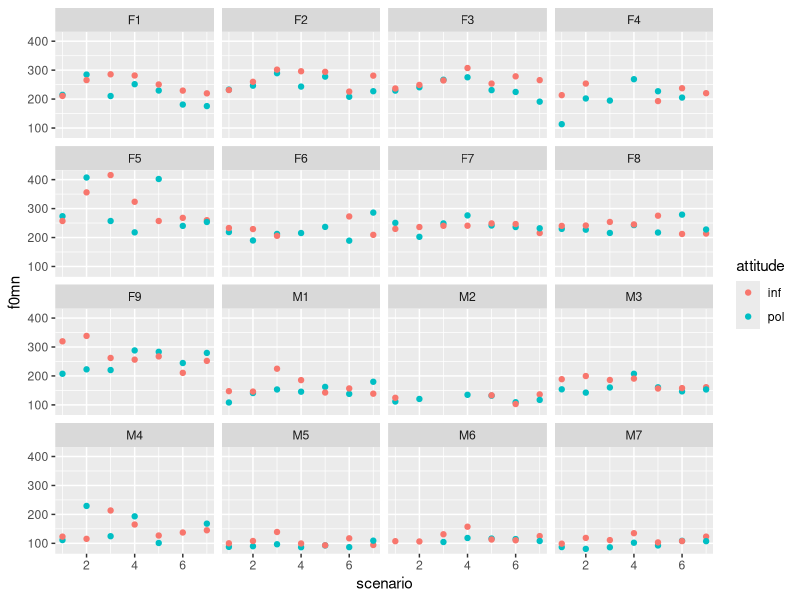

Reproduce this figure in R. (Note: this script raises an error after producing the figure.)
## ---- chunk 1
knitr::opts_chunk$set(echo = TRUE)
## ---- chunk 2
politeness <- read.csv('politeness.csv')
 ## read in data
library(dplyr)
library(lme4)
library(tidyverse)
library(car)
politeness=na.omit(politeness)
## ---- chunk 3
politeness$gender<- factor(politeness$gender)
## ---- chunk 4
politeness$attitude<- factor(politeness$attitude)
## ---- chunk 5
df.F1 <- data.frame(filter(politeness, subject == "F1"))

regF1_integer = lm(f0mn~scenario, data = df.F1)

df.F1$scenario_factor <- factor(df.F1$scenario)
regF1_factor = lm(f0mn~scenario_factor, df.F1)

print(summary(regF1_integer))
print(summary(regF1_factor))
## ---- chunk 6
model.matrix(regF1_factor, data = df.F1)
## ---- chunk 7
model.matrix(regF1_integer, data = df.F1)
## ---- chunk 8
ggplot(data = politeness, aes(x = scenario, y = f0mn, color = attitude)) +
  geom_point() + 
  facet_wrap(~subject)
## ---- chunk 9
single_Model <- lm(f0mn ~ gender, data = politeness)
## ---- chunk 10
model_intercept_scenario <- lmer(f0mn ~ gender + (1|scenario), data = politeness)
## ---- chunk 11
model_intercept_subject <- lmer(f0mn ~ gender + (1|subject), data = politeness)
## ---- chunk 12
twoLevel_Model <- lmer(f0mn ~ gender + (1|scenario) + (1|subject), data = politeness)
## ---- chunk 13
tibble(sigma(single_Model), sigma(model_intercept_scenario), sigma(model_intercept_subject), sigma(twoLevel_Model))
AIC(single_Model,model_intercept_scenario, model_intercept_subject, twoLevel_Model)
## ---- chunk 14
# RENAME SUBSET SO IT MAKES SENSE IN RELATION TO A GENDER MODEL
df.Subset = politeness %>%
  group_by(subject, gender)%>%
  summarise(base_pitch = mean(f0mn))
## ---- chunk 15
# RENAME FOR GENDER MODEL
F1_Model = lm(base_pitch~gender, data = df.Subset)
## ---- chunk 16
par(qqPlot(single_Model), qqPlot(F1_Model))
tibble(sigma(single_Model), sigma(F1_Model))
# How to remove console output?
## ---- chunk 17
qqPlot(resid(twoLevel_Model))
# QQPLOT OUTPUT?

# hist(resid(twoLevel_Model))
## ---- chunk 18
fixedEffect = fixef(twoLevel_Model)
randomEffect = ranef(twoLevel_Model)

fixedEffect
randomEffect

# WHY SHOW THIS PLOT AND THESE VARIABLES?

ggplot(data = politeness, aes(x = scenario, y = f0mn, color = attitude)) +
  geom_point() +
  geom_point(aes(x = scenario, y = fitted(twoLevel_Model)), color = "black", shape = 18)+
  facet_wrap(~subject)+
  theme_bw()
## ---- chunk 19
attitude_Model <- lmer(f0mn ~ gender + attitude + (1|scenario) + (1|subject), data = politeness, REML = FALSE)
summary(attitude_Model)
## ---- chunk 20
full_Model <- lmer(f0mn ~ gender * attitude + (1|scenario) + (1|subject), data = politeness, REML = FALSE)
summary(full_Model)
## ---- chunk 21
# USING A DIFFERENT METHOD OF SEPARATING THE MODELS
anova(twoLevel_Model, attitude_Model, full_Model)
## ---- chunk 22
#qqnorm(resid(attitude_Model))
attitude_Model%>%resid()%>%qqnorm()
# hist(resid(attitude_Model))
# WHY HISTOGRAM?
